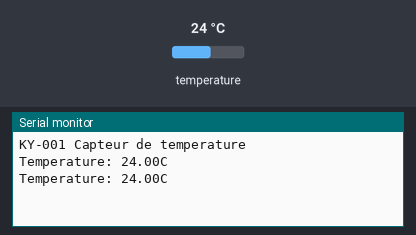
Recording of a sketch running on a simulated Arduino Uno, built with avr-gcc and run on an emulated ATmega328P. On the bench: the last lines printed to the serial monitor. Inputs (shaded band) come from the test bench; at power-on: temperature 24 °C.

Above: at 3.3 s.
3.4 s: temperature set to 12 °C
At 4.9 s:
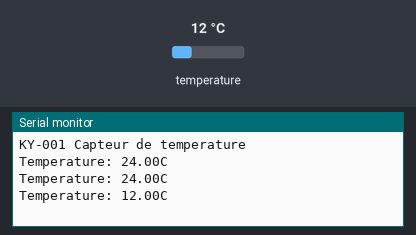
5.9 s: temperature set to 19 °C
At 7.3 s:
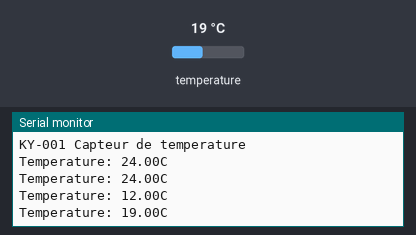
Timing chart, 0 to 8.9 s (numbered marks = the images above; inputs shaded):
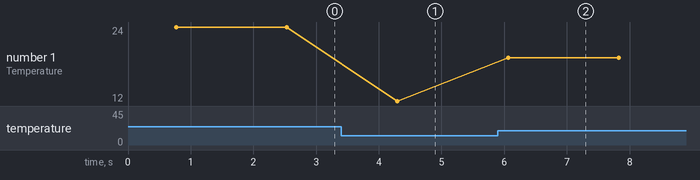

The sketch:

KY-001.ino
```cpp
#include <DallasTemperature.h>
#include <OneWire.h>

// Déclaration de la broche d'entrée du capteur
#define KY001_Signal_PIN 4

// Configuration des libraries
OneWire oneWire(KY001_Signal_PIN);
DallasTemperature sensors(&oneWire);


void setup() {

    // Initialisation de l'interface série
    Serial.begin(9600);
    Serial.println("KY-001 Capteur de temperature");

    // Le capteur est initialisé
    sensors.begin();
}

//Boucle de programme principale
void loop()
{
    // Début de la mesure de la température
    sensors.requestTemperatures();
    // ... et affichage de la température mesurée
    Serial.print("Temperature: ");
    Serial.print(sensors.getTempCByIndex(0));
    Serial.println("C");

    delay(1000);    // 5s de pause avant la mesure suivante
}
```

Measured:
- after the input at 3.4 s, the serial monitor: prints a new line after 0.90 s (image 1)
- after the input at 5.9 s, the serial monitor: prints a new line after 0.16 s (image 2)
- plotted number 1: 24 → 12 after the input at 3.4 s, 12 → 19 after the input at 5.9 s
